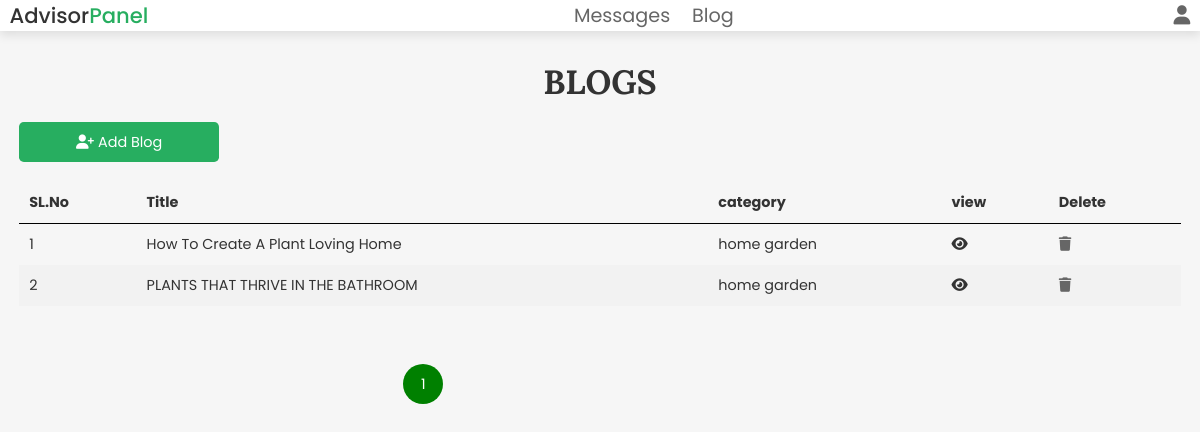
The page /advisor_blogs.php (signed in) on the database its author committed.
### tables this page shows
CREATE TABLE `blog` (
  `id` int(100) NOT NULL,
  `advisor_id` int(100) NOT NULL,
  `advisor_name` varchar(100) NOT NULL,
  `title` varchar(100) NOT NULL,
  `description` text NOT NULL,
  `category` varchar(50) NOT NULL,
  `image` varchar(100) NOT NULL
);

### advisor_blogs.php (the view, shortened to what this page needs)
<?php
@include 'config.php';
$advisor_id = $_SESSION['advisor_id'];
?>
<!DOCTYPE html>
<html lang="en">
<head>
   <link rel="stylesheet" href="https://cdnjs.cloudflare.com/ajax/libs/font-awesome/6.1.1/css/all.min.css">
   <link rel="stylesheet" href="css/admin_style.css">
</head>
<body>
   <?php include 'advisor_header.php'; ?>
   <section class="user-accounts">
      <h1 class="title">Blogs</h1>
      <a href="advisor_add_blog.php" class="btn add_user"><i class="fa-solid fa-user-plus"></i> Add Blog</a>
      <div class="table-content">
         <table>
            <thead>
               <th>SL.No</th>
               <th>Title</th>
               <th>category</th>
               <th>view</th>
               <th>Delete</th>
            </thead>
            <tbody>
               <?php
               $serial_no = 1;
               $limit = 3;
               if(isset($_GET['page'])){
                  $page_number = $_GET['page'];
               }
               else{
                  $page_number = 1;
               }
               $offset = ($page_number - 1) * $limit;
               $select_blogs = $conn->prepare("SELECT * FROM `blog` WHERE advisor_id = {$advisor_id} LIMIT {$offset}, {$limit}");
               $select_blogs->execute();
               while ($fetch_blogs = $select_blogs->fetch(PDO::FETCH_ASSOC)) {
               ?>
                  <tr>
                     <td><?= $serial_no++; ?></td>
                     <td><?= $fetch_blogs['title']; ?></td>
                     <td><?= $fetch_blogs['category']; ?></td>
                     <td><a href="advisor_view_blog.php?id=<?= $fetch_blogs['id']; ?>" class="view_btn"><i class="fa-solid fa-eye"></i></a></td>
                     <td><a href="advisor_blogs.php?delete=<?= $fetch_blogs['id']; ?>" onclick="return confirm('delete this blog?');" class="delete_btn"><i class="fa-solid fa-trash"></i></a></td>
                  </tr>
               <?php
               }
               ?>
            </tbody>
         </table>
         <?php
         $select_blogs = $conn->prepare("SELECT * FROM `blog` WHERE advisor_id = {$advisor_id}");
         $select_blogs->execute();
         $number_of_blogs = $select_blogs->rowCount();
         $total_page = ceil($number_of_blogs/$limit);
               echo "<ul class='pagination admin-pagination'>";
               for($i=1; $i<=$total_page; $i++){
                  if($i == $page_number){
                     $active = "active";
                  }
                  else{
                     $active = "";
                  }
                  echo '<li class='.$active.'><a href="advisor_blogs.php?page='.$i.'">'.$i.'</a></li>';
               }
               echo "</ul>";
         ?>
      </div>
    </section>
</body>
</html>

### css/admin_style.css (style rules this page uses)
.user-accounts .add_user { width: 200px; padding: 1rem 1rem; font-size: 1.5rem; }
.user-accounts .add_user i { color: var(--white); }
.table-content { margin-top: 20px; }
.table-content table { border-collapse: collapse; width: 100%; font-size: 1.5rem; }
.table-content thead { border-bottom: 1px solid black; }
.table-content th, td { text-align: left; padding: 10px; }
.table-content tr:nth-child(even) { background-color: #f2f2f2; }
.advisor_message-container .userList .user .date_remove .date, .delete_btn i { color: var(--light-color); }

### css/components.css (style rules this page uses)
:root { --green: #27ae60; --orange: #f39c12; --red: #e74c3c; --black: #333; --light-color: #666; --white: #fff; --light-bg: #f6f6f6; --border: .2rem solid var(--black); --box-shadow: 0 .5rem 1rem rgba(0, 0, 0, .1); --swiper-theme-color: #27ae60 !important; --outline: .1rem solid rgba(0, 0, 0, .1); --outline-hover: .2rem solid var(--black); }
* { font-family: 'Poppins', sans-serif; margin: 0; padding: 0; box-sizing: border-box; outline: none; border: none; text-decoration: none; color: var(--black); }
body { background-color: var(--light-bg); }
html { font-size: 60%; overflow-x: hidden; scroll-behavior: smooth; scroll-padding-top: 6.5rem; }
section { padding: 3rem 2rem; max-width: 1200px; margin: 0 auto; }
.btn, .delete-btn, .option-btn { display: block; width: 100%; margin-top: 1rem; border-radius: .5rem; color: var(--white); font-size: 2rem; padding: 1.3rem 3rem; text-transform: capitalize; cursor: pointer; text-align: center; }
.btn { background-color: var(--green); }
.title { text-align: center; margin-bottom: 2rem; text-transform: uppercase; color: var(--black); font-size: 3.5rem; font-family: 'Lora', sans-serif; }
.message-container .advisor_list .advisor .date_remove .date, .delete_btn i { color: var(--light-color); }
.pagination { font-size: 1.5rem; list-style: none; display: flex; justify-content: space-between; padding: 5% 40rem; }
.pagination li { width: 40px; height: 40px; background-color: var(--green); border-radius: 50%; display: flex; align-items: center; justify-content: center; }
.pagination .active { background-color: green; }
.pagination li a { color: var(--white); }

### rows shown on the page
blog: title "How To Create A Plant Loving Home", category "home garden"
blog: title "PLANTS THAT THRIVE IN THE BATHROOM", category "home garden"
